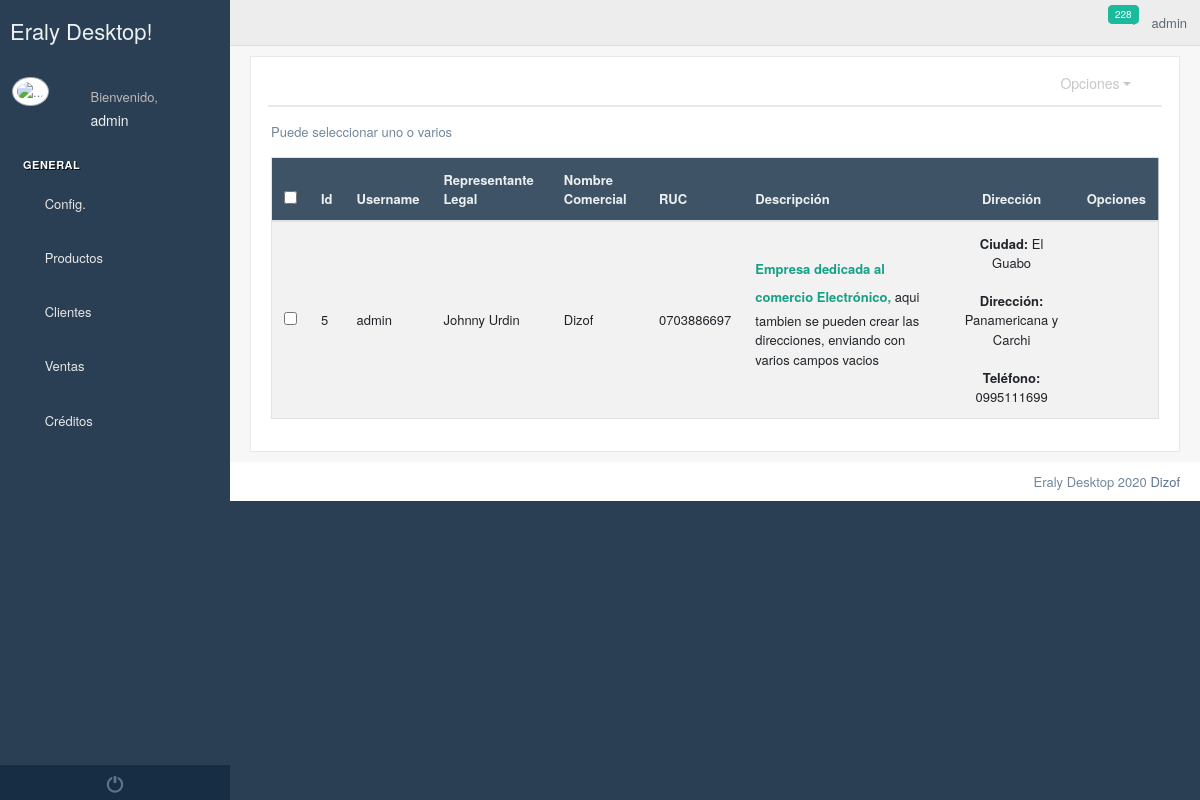
The page /business/ (signed in) on the database its author committed.
### Empresa/models.py (models this page shows, shortened)
class UsuarioEmpresa(models.Model):
    establecimiento = models.ForeignKey(Establecimiento, on_delete=models.CASCADE, null=True, blank=True)
    user = models.ForeignKey(User, on_delete=models.CASCADE, null=True, blank=True)
    nombreCompleto=models.CharField(max_length=60)
    cedula=models.CharField(max_length=10,null=True,blank=True)

class Establecimiento(models.Model):
    logo=models.ImageField(upload_to="logos/establecimientos",null=True,blank=True)
    banner=models.ImageField(upload_to="banner/establecimientos",null=True,blank=True)
    pie_pagina=models.ImageField(upload_to="pie/establecimientos",null=True,blank=True)
    cabecera_tienda=models.ImageField(upload_to="logos/tienda",null=True,blank=True)
    usuario=models.ForeignKey(User,on_delete=models.CASCADE)
    ruc=models.CharField(max_length=13)
    nombreComercial=models.CharField(max_length=60)
    representateLegal=models.CharField(max_length=60)
    slug = models.SlugField(max_length=255, unique=True, blank=True)
    descripcion = RichTextUploadingField(null=True, blank=True)
    ubicacion_gps = models.CharField(max_length=300,null=True,blank=True)
    correo_electronico=models.EmailField(max_length=600,null=True,blank=True)
    web=models.CharField(max_length=400,null=True,blank=True)
    facebook=models.CharField(max_length=400,null=True,blank=True)
    instagram=models.CharField(max_length=400, null=True, blank=True)
    youtube = models.CharField(max_length=400,null=True,blank=True)

class Direccion(models.Model):
    establecimiento=models.ForeignKey(Establecimiento,on_delete=models.CASCADE,null=True)
    ciudad=models.ForeignKey(Ciudad,on_delete=models.CASCADE,null=True,blank=True)
    direccion = models.CharField(max_length=60,null=True)
    telefono = models.CharField(max_length=10,blank=True)
    def __str__(self):
        return mark_safe("<strong>Ciudad:</strong> %s <br><br><strong>Dirección:</strong> %s <br><br> <strong>Teléfono:</strong> %s"%(self.ciudad.nombre,self.direccion,self.telefono))

### Home/models.py (models this page shows, shortened)
class Ciudad(models.Model):
    provincia=models.ForeignKey(Provincia,on_delete=models.CASCADE)
    nombre = models.CharField(max_length=60)

### Empresa/views.py (the view, shortened to what this page needs)
# urls.py: path("business/",empresa),
def empresa(request):
    contexto={
        "empresas":UsuarioEmpresa.objects.filter(user=request.user),
        "logs":LogEntry.objects.filter(user=request.user)
    }
    return render(request, "empresa/empresa.html", contexto)

### templates/empresa/empresa.html (shortened to what this page needs)
{% extends 'Home/index2.html' %}
{% block contenido_index %}
    {% load static %}
    <div class="row">
        <div class="col-md-12 ">
            <div class="x_panel">
                <div class="x_title">
                    <ul class="nav navbar-right panel_toolbox">
                        <li class="dropdown">
                            <a href="#" class="dropdown-toggle" data-toggle="dropdown" role="button"
                               aria-expanded="false">Opciones</a>
                        </li>
                        <li><a class="collapse-link"><i class="fa fa-chevron-up"></i></a></li>
                    </ul>
                    <div class="clearfix"></div>
                </div>
                <div class="x_content">
                    <p>Puede seleccionar uno o varios</p>
                    <div class="table-responsive">
                        <table class="table table-striped jambo_table bulk_action">
                            <thead>
                            <tr class="headings">
                                <th>
                                    <input type="checkbox" id="check-all" class="flat">
                                </th>
                                <th class="column-title">Id</th>
                                <th class="column-title">Username</th>
                                <th class="column-title">Representante Legal</th>
                                <th class="column-title">Nombre Comercial</th>
                                <th class="column-title">RUC</th>
                                <th class="column-title">Descripción</th>
                                <th class="column-title text-center">Dirección</th>
                                <th class="column-title text-center">Opciones</th>
                            </tr>
                            </thead>
                            <tbody>
                            {% for empresa in empresas %}
                                <tr class="even pointer">
                                    <td class="a-center" style="vertical-align: middle">
                                        <input type="checkbox" value="{{ empresa.establecimiento.id }}" class="flat table_records"
                                               name="table_records">
                                    </td>
                                    <td class=" " style="vertical-align: middle">{{ empresa.establecimiento.id }}</td>
                                    <td class=" " style="vertical-align: middle" >{{ empresa.user.username }}</td>
                                    <td class=" " style="vertical-align: middle" >{{ empresa.establecimiento.representateLegal }}</td>
                                    <td class=" " style="vertical-align: middle" >{{ empresa.establecimiento.nombreComercial }}</td>
                                    <td class=" " style="vertical-align: middle" >{{ empresa.establecimiento.ruc }}</td>
                                    <td class=" " style="vertical-align: middle" >{{ empresa.establecimiento.descripcion|safe }}</td>
                                    <td class="text-center" style="vertical-align: middle">{% for direccion in empresa.establecimiento.direccion_set.all %}
                                        {{ direccion|safe }}
                                    {% endfor %}
                                    </td>
                                    <td style="text-align: center; vertical-align: middle; font-size: 18px">
                                        <a href="/business/edit/{{ empresa.establecimiento.id }}" data-toggle="tooltip" data-original-title="Modificar" >
                                            <i class="fa fa-edit"></i>
                                        </a>
                                    </td>
                                </tr>
                            {% endfor %}
                            </tbody>
                        </table>
                    </div>
                </div>
            </div>
        </div>
    </div>
{% endblock %}

### templates/Home/base_html.html (shortened to what this page needs)
<!DOCTYPE html>
{% load static %}
<html lang="en">
<head>
    <link href="{% static '/vendors/datatables.net-bs/css/dataTables.bootstrap.min.css' %}" rel="stylesheet">
    <link href="{% static '/vendors/datatables.net-buttons-bs/css/buttons.bootstrap.min.css' %}" rel="stylesheet">
    <link href="{% static '/vendors/datatables.net-fixedheader-bs/css/fixedHeader.bootstrap.min.css' %}"
          rel="stylesheet">
    <link href="{% static '/vendors/datatables.net-responsive-bs/css/responsive.bootstrap.min.css' %}" rel="stylesheet">
    <link href="{% static '/vendors/datatables.net-scroller-bs/css/scroller.bootstrap.min.css' %}" rel="stylesheet">
    <link href="{% static '/vendors/bootstrap/dist/css/bootstrap.min.css' %}" rel="stylesheet">
    <link href="{% static '/vendors/font-awesome/css/font-awesome.min.css' %}" rel="stylesheet">
    <link href="{% static '/vendors/nprogress/nprogress.css' %}" rel="stylesheet">
    <link href="{% static '/vendors/bootstrap-daterangepicker/daterangepicker.css' %}" rel="stylesheet">
    <link href="{% static '/vendors/iCheck/skins/flat/green.css' %}" rel="stylesheet">
    <link href="{% static '/build/css/custom.min.css' %}" rel="stylesheet">
</head>
<body class="nav-md">
<div class="container body">
    <div class="main_container">
        <div class="col-md-3 left_col">
            <div class="left_col scroll-view">
                <div class="navbar nav_title" style="border: 0;">
                    <a href="/" class="site_title"> <span>Eraly Desktop!</span></a>
                </div>
                <div class="profile clearfix">
                    <div class="profile_pic">
                        <img src="/media/admin-interface/favicon/favicon_eraly.png" alt="..."
                             class="img-circle profile_img">
                    </div>
                    <div class="profile_info">
                        <span>Bienvenido,</span>
                        <h2>{{ request.user }}</h2>
                    </div>
                </div>
                <br/>
                {% block menu %}
                    <div id="sidebar-menu" class="main_menu_side hidden-print main_menu">
                        <div class="menu_section">
                            <h3>General</h3>
                            <ul class="nav side-menu">
                                <li><a><i class="fa fa-home"></i> Config. <span class="fa fa-chevron-down"></span></a>
                                </li>
                            </ul>
                            <ul class="nav side-menu">
                                <li><a><i class="fa fa-product-hunt"></i> Productos <span
                                        class="fa fa-chevron-down"></span></a>
                                </li>
                            </ul>
                        <ul class="nav side-menu">
                                <li><a><i class="fa fa-user-plus"></i> Clientes <span class="fa fa-chevron-down"></span></a>
                                </li>
                            </ul>
                            <ul class="nav side-menu">
                                <li><a><i class="fa fa-file-o"></i> Ventas <span class="fa fa-chevron-down"></span></a>
                                </li>
                            </ul>
                            <ul class="nav side-menu">
                                <li><a><i class="fa fa-file-o"></i> Créditos <span class="fa fa-chevron-down"></span></a>
                                </li>
                            </ul>
                        </div>
                    </div>
                    <div class="sidebar-footer hidden-small">
                        <a data-toggle="tooltip" data-placement="top" title="Logout" href="/logout_/"
                           style="width: 100%">
                            <span class="glyphicon glyphicon-off" aria-hidden="true"></span>
                        </a>
                    </div>
                {% endblock %}
            </div>
        </div>
        <div class="top_nav">
            <div class="nav_menu">
                <div class="nav toggle">
                    <a id="menu_toggle"><i class="fa fa-bars"></i></a>
                </div>
                <nav class="nav navbar-nav">
                    <ul class=" navbar-right">
                        <li class="nav-item dropdown open" style="padding-left: 15px;">
                            <a href="javascript:;" class="user-profile" aria-haspopup="true"
                               id="navbarDropdown" data-toggle="dropdown" aria-expanded="false">
                                {{ request.user.username }}
                            </a>
                        </li>
                        <li role="presentation" class="nav-item dropdown open">
                            <a href="javascript:;" class="dropdown-toggle info-number" id="navbarDropdown1"
                               data-toggle="dropdown" aria-expanded="false">
                                <span class="badge bg-green">{{ logs.count }}</span>
                            </a>
                        </li>
                    </ul>
                </nav>
            </div>
        </div>
        <div class="right_col" role="main">
            {% block contenido %}{% endblock %}
        </div>
    </div>
    <footer>
        <div class="pull-right">
            Eraly Desktop 2020 <a href="https://colorlib.com">Dizof</a>
        </div>
        <div class="clearfix"></div>
    </footer>
</div>
<link rel="stylesheet" href="{% static 'toastr/toastr.min.css' %}">
</body>
</html>

### rows shown on the page
UsuarioEmpresa: establecimiento.id "5", user.username "admin", establecimiento.representateLegal "Johnny Urdin", establecimiento.nombreComercial "Dizof", establecimiento.ruc "0703886697", establecimiento.descripcion "Empresa dedicada al comercio Electrónico, aqui tambien se pueden crear las direcciones, enviando con varios campos vacios"
Direccion: ciudad+direccion+telefono "Ciudad: El Guabo Dirección: Panamericana y Carchi Teléfono: 0995111699"

### other values the page prints
{{ request.user }} "admin"
{{ request.user.username }} "admin"
{{ logs.count }} "228"
